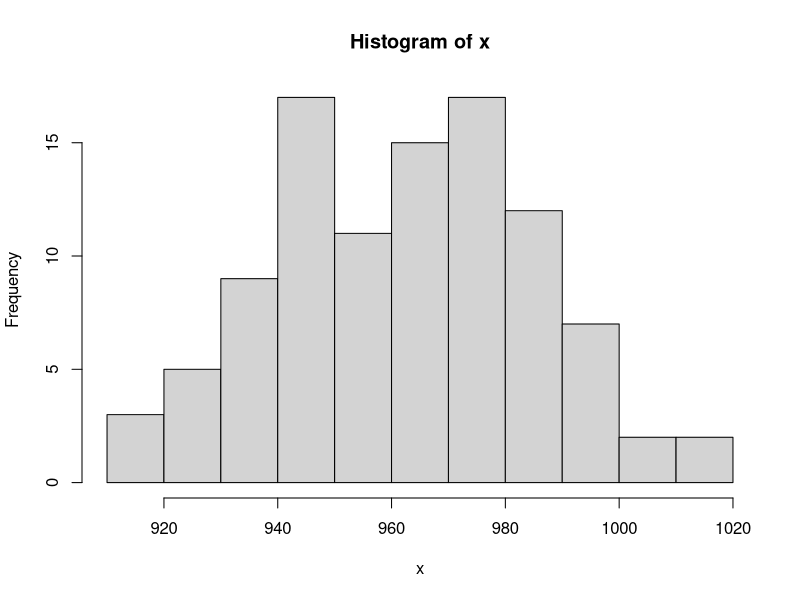

Write R code to recreate this figure.
x <- rbinom(100, 2400, 0.4)
hist(x)

print(paste("Empiriski: P(1000 < X < 1050) =", length(x[x > 1000 & x < 1050]) / length(x)))
print(paste("Teoretski: P(1000 < X < 1050) =", pbinom(1050, 2400, 0.4) - pbinom(1000, 2400, 0.4)))

solveN <- function(N) {
    pbinom(1000, N, 0.4) - 0.95
}
print(paste("N =", round(uniroot(solveN, c(0, 10000))$root)))
